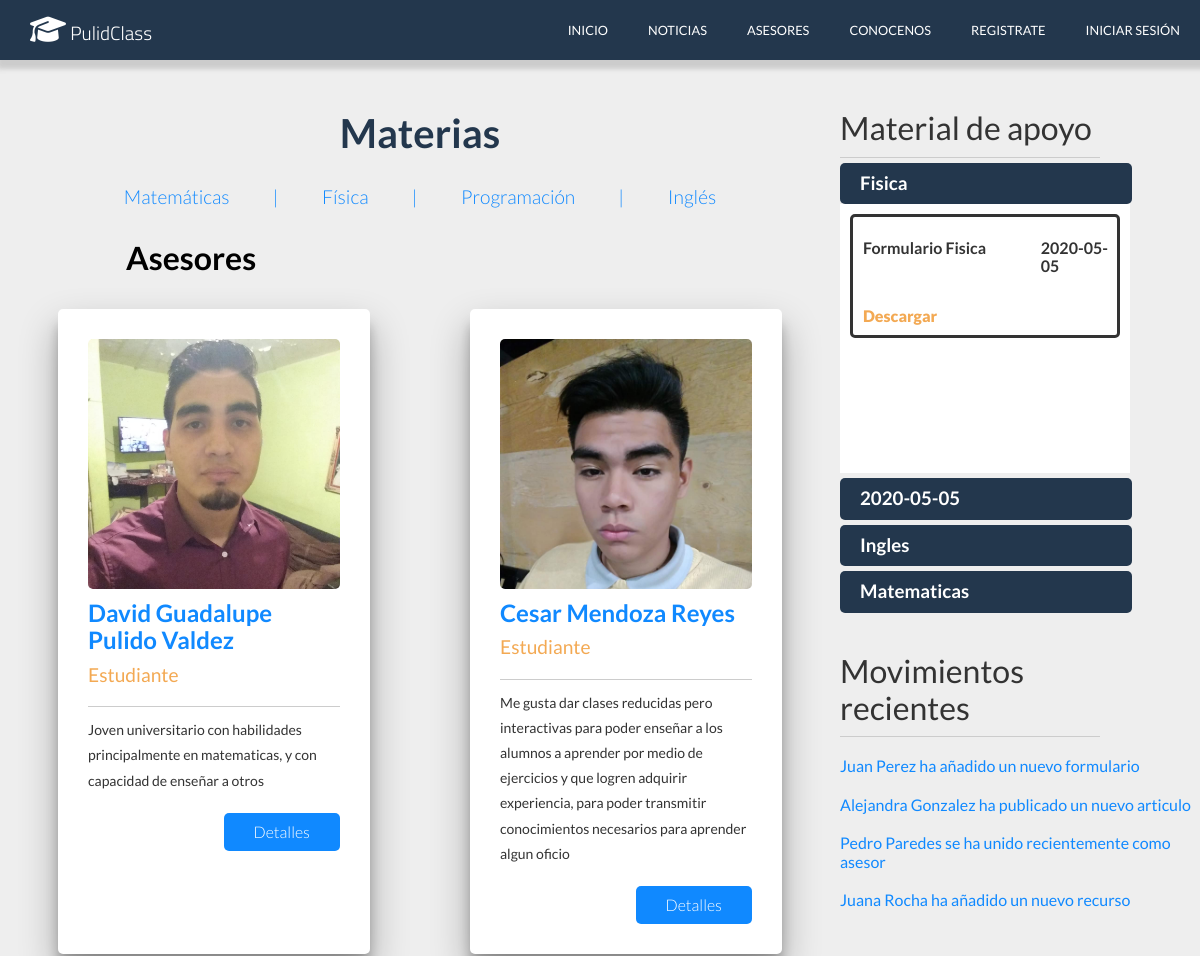
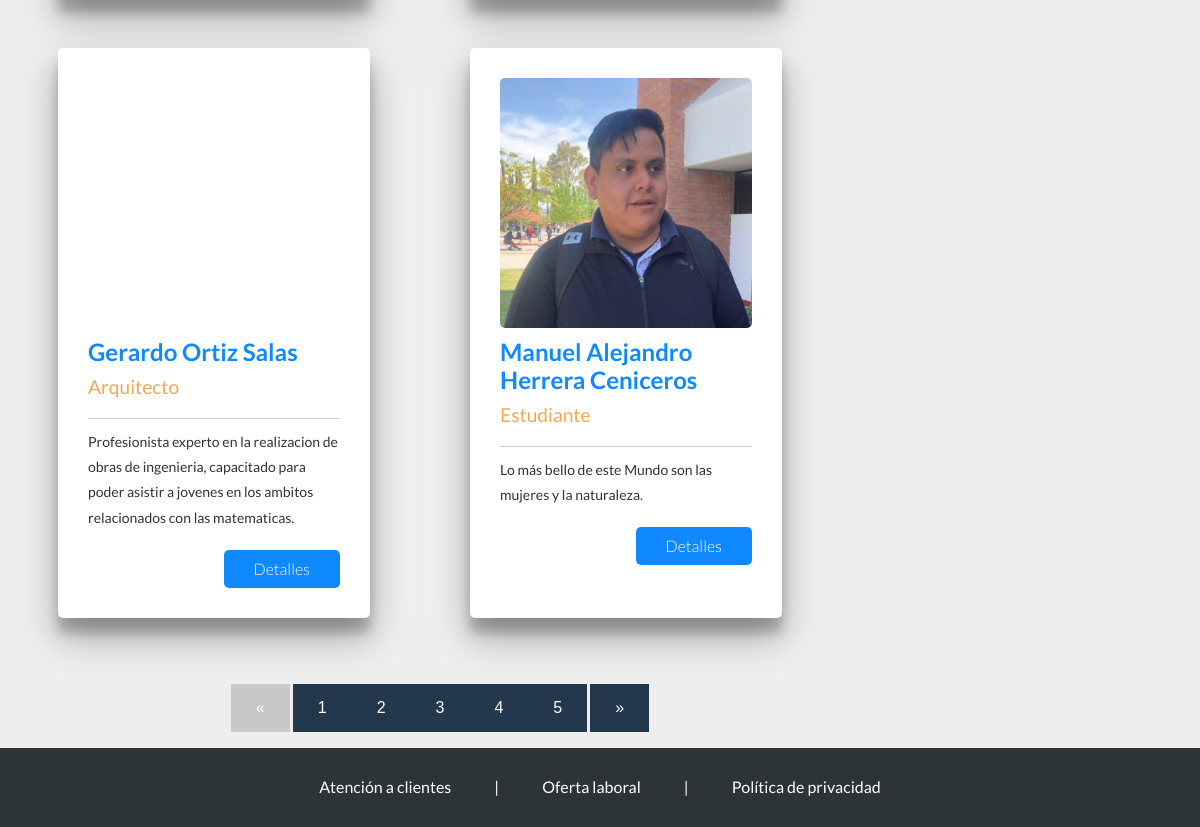
The app's page /asesores.php, older data (2 pictures, top to bottom).
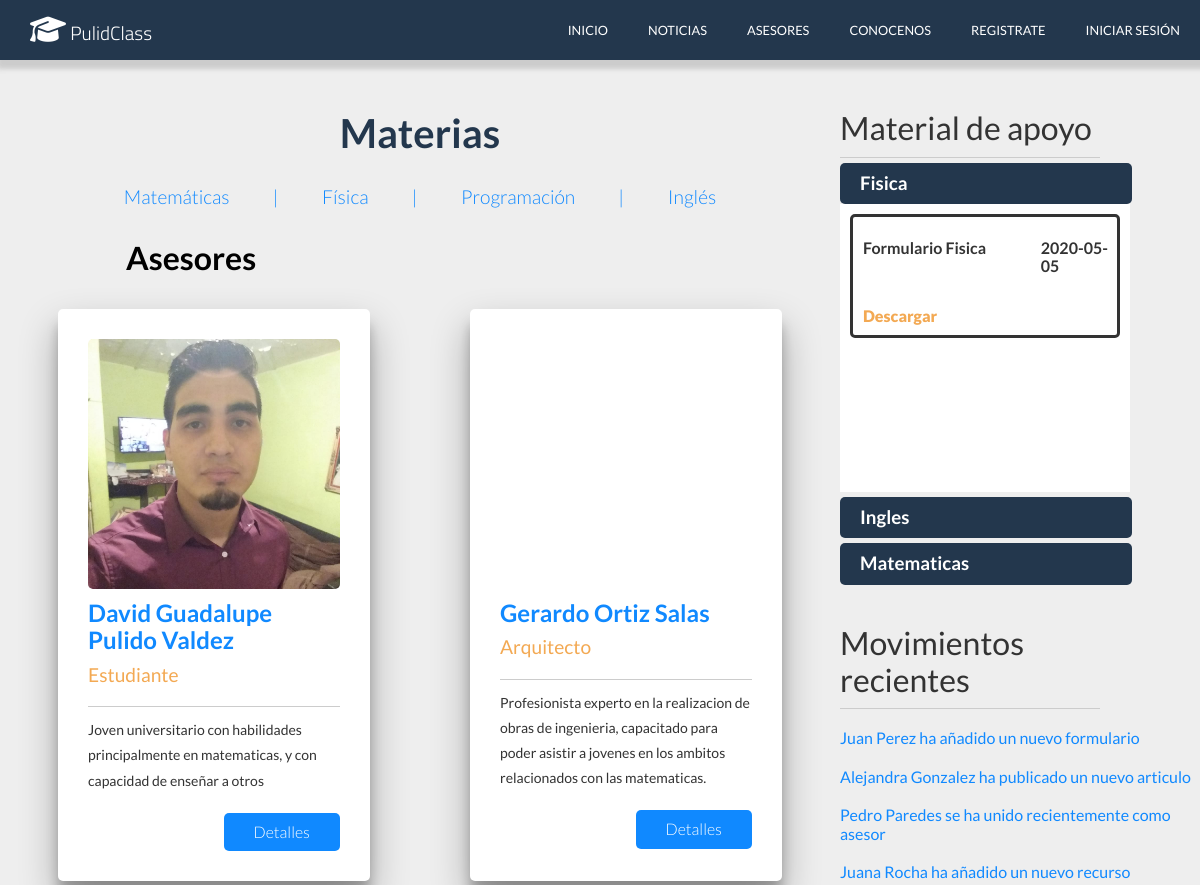
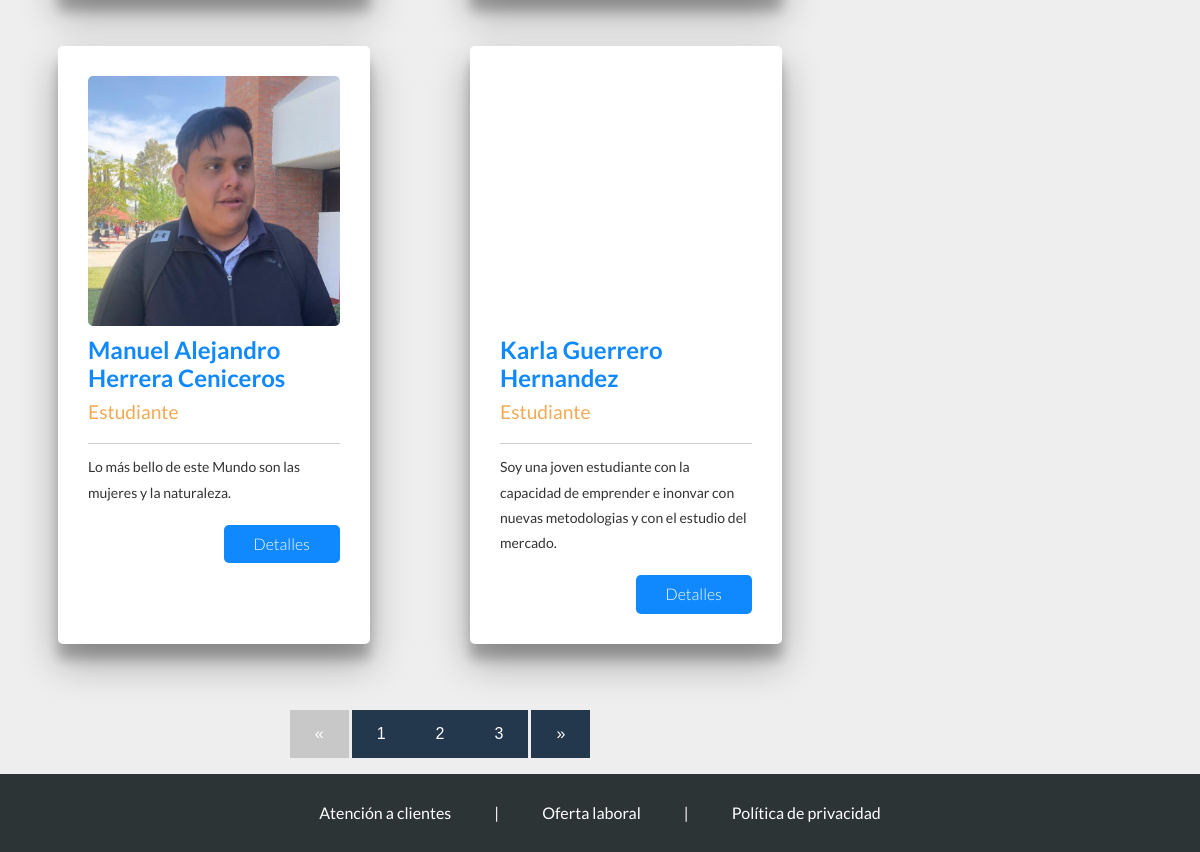
The same page, newer data (2 pictures, top to bottom).
### tables this page shows
CREATE TABLE `asesor` (
  `Id_Asesor` int(11) NOT NULL,
  `Nombre_Usuario` varchar(30) NOT NULL,
  `Edad` int(11) DEFAULT NULL,
  `Grado_Estudios` varchar(40) DEFAULT NULL,
  `Nombres` varchar(50) DEFAULT NULL,
  `A_Paterno` varchar(30) DEFAULT NULL,
  `A_Materno` varchar(30) DEFAULT NULL,
  `Ocupacion` varchar(50) DEFAULT NULL,
  `Materia1` varchar(70) DEFAULT NULL,
  `Materia2` varchar(70) DEFAULT NULL,
  `Materia3` varchar(70) DEFAULT NULL,
  `Descripcion` varchar(250) DEFAULT NULL,
  `Correo` varchar(70) DEFAULT NULL,
  `Telefono` varchar(16) DEFAULT NULL,
  `Foto` text DEFAULT NULL
);

CREATE TABLE `material` (
  `Id_Material` int(11) NOT NULL,
  `Correo` varchar(70) DEFAULT NULL,
  `Titulo` varchar(50) DEFAULT NULL,
  `Fecha` date DEFAULT NULL,
  `Materia` varchar(70) DEFAULT NULL,
  `Documento` text DEFAULT NULL
);

### asesores.php (called while the page is built)
<?php session_start();
    require('conexion.php');
    $statement = $conexion->prepare('SELECT DISTINCT Materia FROM material');
    $statement->execute();
    $materias=$statement->fetchAll();
    $statement = $conexion->prepare('SELECT * FROM Asesor');
    $statement->execute();
    $asesores=$statement->fetchAll();
    $pagina = isset($_GET['pagina']) ? (int)$_GET['pagina'] : 1;
    $postPorPagina = 4;
    $inicio = ($pagina > 1) ? ($pagina * $postPorPagina - $postPorPagina) : 0 ;
    $asesores_page = $conexion->prepare("SELECT SQL_CALC_FOUND_ROWS * FROM asesor LIMIT $inicio, $postPorPagina");
    $asesores_page->execute();
    $asesores_page= $asesores_page->fetchAll();
    $totalAsesores = $conexion->query('SELECT FOUND_ROWS() as total');
    $totalAsesores = $totalAsesores->fetch()['total'];
    $numeroPaginas = ceil($totalAsesores / $postPorPagina);
    require('views/asesores.view.php');
?>

### views/asesores.view.php (the view, shortened to what this page needs)
<!DOCTYPE html>
<html lang="en">
<head>
    <link rel="stylesheet" href="css/normalize.css">
    <link rel="stylesheet" href="css/asesores/estilos.css">
</head>
<body>
    <header>
        <div class="menu">
            <div class="logo">
                <a href="index.php"><h2 class="page-name"><i class="fas fa-graduation-cap"></i> PulidClass</h2></a>
            </div>
            <nav>
                <a href="index.php">Inicio</a>
                <a href="noticias.php">Noticias</a>
                <a href="asesores.php">Asesores</a>
                <a href="conocenos.php">Conocenos</a>
                <?php if(isset($_SESSION['cliente'])): ?>
                    <a href="perfil.php">Perfil</a>
                    <a href="logout.php">Cerrar Sesión</a>
                <?php elseif(isset($_SESSION['admin'])): ?>
                    <a href="admin.php">Perfil</a>
                    <a href="logout.php">Cerrar Sesión</a>
                <?php elseif(isset($_SESSION['asesor'])): ?>
                    <a href="perfil_asesor.php">Perfil</a>
                    <a href="logout.php">Cerrar Sesión</a>
                <?php else: ?>
                    <a href="register.php">Registrate</a>
                    <a href="login.php">Iniciar Sesión</a>
                <?php endif; ?>
            </nav>
        </div>
    <main>
        <div class="asesores">
            <div class="filtrado">
                <h3 class="titulo">Materias</h3>
                <a href="#">Matemáticas</a>
                <a href="#" class="separador"> | </a>
                <a href="#">Física</a>
                <a href="#" class="separador"> | </a>
                <a href="#">Programación</a>
                <a href="#" class="separador"> | </a>
                <a href="#">Inglés</a>
            </div>
            <div class="grid">
                <div class="titulo">
                    <h3>Asesores</h3>
                </div>
                <?php
                    foreach($asesores_page as $asesor){
                    $nombre=$asesor['Nombres']." ".$asesor['A_Paterno']." ".$asesor['A_Materno'];
                    $ocupacion=$asesor['Ocupacion'];
                    $descripcion=$asesor['Descripcion'];
                    $foto=$asesor['Foto'];
                ?>
                <div class="asesor">
                    <form enctype="multipart/form-data" action="asesor.php" method="GET">
                        <div class="foto">
                            <img src="<?php echo $foto?>" alt="">
                        </div>
                        <p class="nombre"><?php echo $nombre ?></p>
                        <p class="ocupacion"><?php echo $ocupacion ?></p>
                        <p class="descripcion"><?php echo $descripcion ?></p>
                        <input type="submit" value="Detalles">
                    </form>
                </div>
                <?php
                }
                ?>
            </div>
            <div class="paginacion">
                    <ul>
                        <?php if($pagina == 1): ?>
                            <li class="disabled">&laquo;</li>
                        <?php else: ?>
                            <li><a href="?pagina=<?php echo $pagina - 1 ?>">&laquo;</a></li>
                        <?php endif; ?>
                        <?php
                            for($i = 1; $i <= $numeroPaginas; $i++){
                                if ($pagina === $i) {
                                    echo "<li class='active'><a href='?pagina=$i'>$i</a></li>";
                                } else {
                                    echo "<li><a href='?pagina=$i'>$i</a></li>";
                                }
                            }
                        ?>
                        <?php if($pagina == $numeroPaginas): ?>
                            <li class="disabled">&raquo;</li>
                        <?php else: ?>
                            <li><a href="?pagina=<?php echo $pagina + 1 ?>">&raquo;</a></li>
                        <?php endif; ?>
                    </ul>
            </div>
        </div>
        <div class="recursos">
        <h2>Material de apoyo</h2>
            <div class="materiales">
                <?php
                    foreach($materias as $materia){
                ?>
                <h3 class="materia"><?php echo $materia['Materia']?></h3>
                <div class="material">
                    <?php
                        $statement = $conexion->prepare('SELECT Titulo, Fecha, Documento FROM material WHERE materia=:materia');
                        $statement->execute(array(':materia' => $materia['Materia']));
                        $datos_materia=$statement->fetchAll();
                        foreach($datos_materia as $dato_materia){
                    ?>
                        <div class="contenedor">
                            <div class="principal">
                                <div class="titulo">
                                    <h4><?php echo $dato_materia['Titulo']?></h4>
                                </div>
                                <div class="fecha">
                                    <h4><?php echo $dato_materia['Fecha']?></h4>
                                </div>
                            </div>
                            <div class="secundario">
                                <div class="download">
                                    <a href="<?php echo $dato_materia['Documento']?>" download="<?php echo $dato_materia['Documento']?>">Descargar</a>
                                </div>
                            </div>
                        </div>
                        <?php }?>
                </div>
                <?php
                }?>
            </div>
            <div class="movimientos">
                <h3>Movimientos recientes</h3>
                <a href="#">Juan Perez ha añadido un nuevo formulario</a>
                <a href="#">Alejandra Gonzalez ha publicado un nuevo articulo</a>
                <a href="#">Pedro Paredes se ha unido recientemente como asesor</a>
                <a href="">Juana Rocha ha añadido un nuevo recurso</a>
            </div>
        </div>
    </main>
    <footer>
    <div class="info">
            <a href="#">Atención a clientes</a>
            <a href="#" class="separador"> | </a>
            <a href="#">Oferta laboral</a>
            <a href="#" class="separador"> | </a>
            <a href="politicas.php">Política de privacidad</a>
        </div>
    </footer>
</body>
</html>

Row changes from the older to the newer data that the page shows:
removed asesor: Foto (picture), nombre "Cesar Mendoza Reyes", Ocupacion "Estudiante", Descripcion "Me gusta dar clases reducidas pero interactivas para poder enseñar a los alumnos a aprender por medio de ejercicios y que logren adquirir experiencia, para poder transmitir conocimientos necesarios para aprender algun oficio"
now on this page (row unchanged): asesor: nombre "Karla Guerrero Hernandez", Ocupacion "Estudiante", Descripcion "Soy una joven estudiante con la capacidad de emprender e inonvar con nuevas metodologias y con el estudio del mercado."
Text that changed along with them:
list line gone: "4"
list line gone: "5"
list line gone: "2020-05-05"
